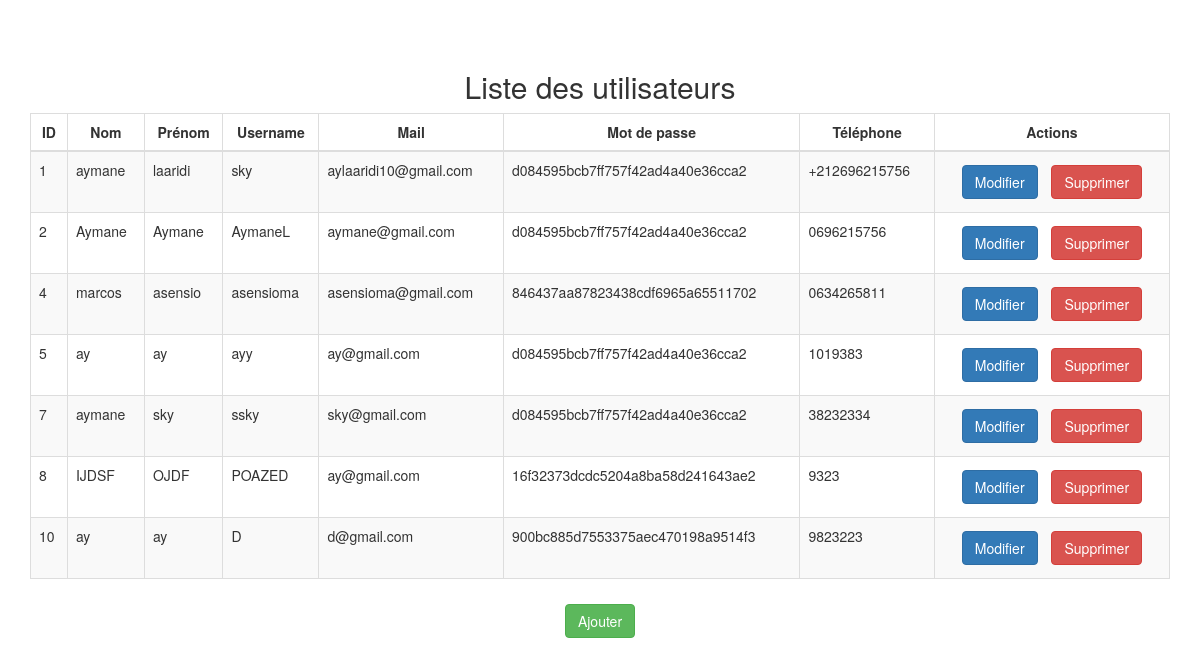
/admin/utilisateurs/index.php, run on the app's committed database.
### tables this page shows
CREATE TABLE `utilisateur` (
  `id_user` int(11) NOT NULL,
  `unique_id` int(11) NOT NULL,
  `Nom` varchar(50) DEFAULT NULL,
  `Prenom` varchar(50) DEFAULT NULL,
  `Username` varchar(50) DEFAULT NULL,
  `mail` varchar(50) DEFAULT NULL,
  `mdp` varchar(50) DEFAULT NULL,
  `tel` varchar(50) DEFAULT NULL,
  `img` varchar(255) NOT NULL,
  `status` varchar(255) NOT NULL
);

### admin/utilisateurs/index.php (the view, shortened to what this page needs)
<?php
    include("../connexion.php");
    $query = "SELECT * FROM utilisateur";
    $result = $pdo->prepare($query);
    $result->execute();
    $utilisateurs = $result->fetchAll(PDO::FETCH_ASSOC);
?>
<!DOCTYPE html>
<html>
<head>
    <link rel="stylesheet" href="https://maxcdn.bootstrapcdn.com/bootstrap/3.4.1/css/bootstrap.min.css">
</head>
<body>
    <div class="container">
        <h2 class="text-center">Liste des utilisateurs</h2>
        <table class="table table-bordered table-striped">
            <thead>
                <tr>
                    <th>ID</th>
                    <th>Nom</th>
                    <th>Prénom</th>
                    <th>Username</th>
                    <th>Mail</th>
                    <th>Mot de passe</th>
                    <th>Téléphone</th>
                    <th>Actions</th>
                </tr>
            </thead>
            <tbody>
                <?php foreach ($utilisateurs as $utilisateur): ?>
                    <tr>
                        <td><?= $utilisateur['id_user'] ?></td>
                        <td><?= $utilisateur['Nom'] ?></td>
                        <td><?= $utilisateur['Prenom'] ?></td>
                        <td><?= $utilisateur['Username'] ?></td>
                        <td><?= $utilisateur['mail'] ?></td>
                        <td><?= $utilisateur['mdp'] ?></td>
                        <td><?= $utilisateur['tel'] ?></td>
                        <td class="actions">
                            <a href="modifier.php" class="btn btn-primary">Modifier</a>
                            <a href="supprimer.php" class="btn btn-danger">Supprimer</a>
                        </td>
                    </tr>
                <?php endforeach; ?>
            </tbody>
        </table>
        <div class="text-center">
            <a href="ajouter.php" class="btn btn-success">Ajouter</a>
        </div>
    </div>
</body>
</html>

### admin/utilisateurs/index.php (style rules this page uses)
.container { margin-top: 50px; }
.table th { text-align: center; }
.table .actions { text-align: center; }
.btn { margin: 5px; }
.text-center { margin-top: 20px; text-align: center; }
table { animation: fadeIn 1s ease-in-out; }
.btn { transition: background-color 0.3s ease-in-out; }

### data on the page
utilisateur: id_user "1", Nom "aymane", Prenom "laaridi", Username "sky", mail "aylaaridi10@gmail.com", mdp "d084595bcb7ff757f42ad4a40e36cca2", tel "+212696215756"
utilisateur: id_user "2", Nom "Aymane", Prenom "Aymane", Username "AymaneL", mail "aymane@gmail.com", mdp "d084595bcb7ff757f42ad4a40e36cca2", tel "0696215756"
utilisateur: id_user "4", Nom "marcos", Prenom "asensio", Username "asensioma", mail "asensioma@gmail.com", mdp "846437aa87823438cdf6965a65511702", tel "0634265811"
utilisateur: id_user "5", Nom "ay", Prenom "ay", Username "ayy", mail "ay@gmail.com", mdp "d084595bcb7ff757f42ad4a40e36cca2", tel "1019383"
utilisateur: id_user "7", Nom "aymane", Prenom "sky", Username "ssky", mail "sky@gmail.com", mdp "d084595bcb7ff757f42ad4a40e36cca2", tel "38232334"
utilisateur: id_user "8", Nom "IJDSF", Prenom "OJDF", Username "POAZED", mail "ay@gmail.com", mdp "16f32373dcdc5204a8ba58d241643ae2", tel "9323"
utilisateur: id_user "10", Nom "ay", Prenom "ay", Username "D", mail "d@gmail.com", mdp "900bc885d7553375aec470198a9514f3", tel "9823223"
